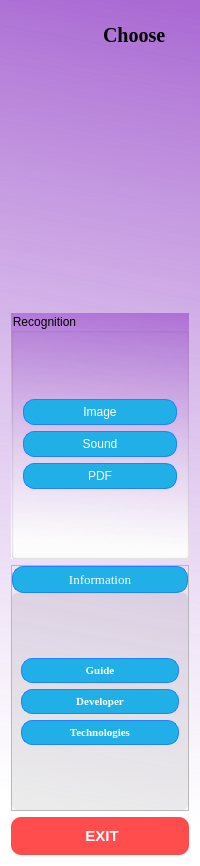
       <widget class="QWidget" name="lateral_menu" native="true">
        <property name="sizePolicy">
         <sizepolicy hsizetype="Expanding" vsizetype="Expanding">
          <horstretch>0</horstretch>
          <verstretch>0</verstretch>
         </sizepolicy>
        </property>
        <property name="styleSheet">
         <string notr="true">QWidget {
	background-color: qlineargradient(spread:pad, x1:1, y1:0.0113636, x2:0.96, y2:0.960227, stop:0 rgba(120, 19, 185, 100), stop:1 rgba(255, 255, 255, 255));
}

QPushButton
{
	background-color: #20afe7;
	color: #ffffff;
	border-style: solid;
	border-width: 1px;
	border-radius: 11px;
	border-color: #2082ff;
	padding: 5px;

}


QPushButton::disabled
{
	background-color: #404040;
	color: #656565;
	border-color: #051a39;

}


QPushButton::hover
{
	background-color: #33bdff;
	color: #ffffff;
	border-style: solid;
	border-width: 1px;
	border-radius: 11px;
	border-color: #2082ff;
	padding: 5px;

}


QPushButton::pressed
{
	background-color: #2082ff;
	color: #ffffff;
	border-style: solid;
	border-width: 1px;
	border-radius: 11px;
	border-color: #2082ff;
	padding: 5px;

}</string>
        </property>
        <layout class="QVBoxLayout" name="verticalLayout_10" stretch="1,5,5,5,0">
         <item>
          <layout class="QHBoxLayout" name="horizontalLayout_2">
           <item>
            <widget class="QLabel" name="icon_in_mmenu">
             <property name="sizePolicy">
              <sizepolicy hsizetype="Expanding" vsizetype="Expanding">
               <horstretch>0</horstretch>
               <verstretch>0</verstretch>
              </sizepolicy>
             </property>
             <property name="styleSheet">
              <string notr="true">background-color: none;</string>
             </property>
             <property name="text">
              <string/>
             </property>
             <property name="pixmap">
              <pixmap resource="icons.qrc">:/feather/feather.svg</pixmap>
             </property>
            </widget>
           </item>
           <item>
            <widget class="QLabel" name="label">
             <property name="sizePolicy">
              <sizepolicy hsizetype="Expanding" vsizetype="Expanding">
               <horstretch>0</horstretch>
               <verstretch>0</verstretch>
              </sizepolicy>
             </property>
             <property name="font">
              <font>
               <family>Times New Roman</family>
               <pointsize>15</pointsize>
               <weight>75</weight>
               <italic>false</italic>
               <bold>true</bold>
               <kerning>true</kerning>
              </font>
             </property>
             <property name="styleSheet">
              <string notr="true">background-color: none;</string>
             </property>
             <property name="text">
              <string>Choose</string>
             </property>
            </widget>
           </item>
          </layout>
         </item>
         <item>
          <spacer name="verticalSpacer">
           <property name="orientation">
            <enum>Qt::Vertical</enum>
           </property>
           <property name="sizeType">
            <enum>QSizePolicy::Expanding</enum>
           </property>
           <property name="sizeHint" stdset="0">
            <size>
             <width>20</width>
             <height>500</height>
            </size>
           </property>
          </spacer>
         </item>
         <item>
          <widget class="QGroupBox" name="group_recognition">
           <property name="styleSheet">
            <string notr="true"/>
           </property>
           <property name="title">
            <string>Recognition</string>
           </property>
           <layout class="QVBoxLayout" name="verticalLayout_9">
            <item>
             <layout class="QVBoxLayout" name="verticalLayout_2">
              <item>
               <widget class="QPushButton" name="but_rimage">
                <property name="text">
                 <string>Image</string>
                </property>
                <property name="icon">
                 <iconset resource="icons.qrc">
                  <normaloff>:/feather/camera.svg</normaloff>:/feather/camera.svg</iconset>
                </property>
                <property name="checkable">
                 <bool>true</bool>
                </property>
               </widget>
              </item>
              <item>
               <widget class="QPushButton" name="but_rsound">
                <property name="text">
                 <string>Sound</string>
                </property>
                <property name="icon">
                 <iconset resource="icons.qrc">
                  <normaloff>:/feather/activity.svg</normaloff>:/feather/activity.svg</iconset>
                </property>
                <property name="checkable">
                 <bool>true</bool>
                </property>
               </widget>
              </item>
              <item>
               <widget class="QPushButton" name="but_pdf">
                <property name="text">
                 <string>PDF</string>
                </property>
                <property name="icon">
                 <iconset resource="icons.qrc">
                  <normaloff>:/feather/book-open.svg</normaloff>:/feather/book-open.svg</iconset>
                </property>
                <property name="checkable">
                 <bool>true</bool>
                </property>
               </widget>
              </item>
             </layout>
            </item>
           </layout>
          </widget>
         </item>
         <item>
          <widget class="QFrame" name="frame_3">
           <property name="styleSheet">
            <string notr="true">#frame_3  {
background-color: none;
}

#frame_2 {	
background-color: rgba(0, 0, 0, 20);
border-radius: 5px;
}</string>
           </property>
           <property name="frameShape">
            <enum>QFrame::StyledPanel</enum>
           </property>
           <property name="frameShadow">
            <enum>QFrame::Raised</enum>
           </property>
           <layout class="QVBoxLayout" name="verticalLayout_4">
            <property name="spacing">
             <number>0</number>
            </property>
            <property name="leftMargin">
             <number>0</number>
            </property>
            <property name="topMargin">
             <number>0</number>
            </property>
            <property name="rightMargin">
             <number>0</number>
            </property>
            <property name="bottomMargin">
             <number>0</number>
            </property>
            <item>
             <widget class="QPushButton" name="but_information">
              <property name="font">
               <font>
                <family>Times New Roman</family>
                <pointsize>10</pointsize>
               </font>
              </property>
              <property name="text">
               <string>Information</string>
              </property>
              <property name="icon">
               <iconset resource="icons.qrc">
                <normaloff>:/feather/align-justify.svg</normaloff>:/feather/align-justify.svg</iconset>
              </property>
              <property name="checkable">
               <bool>true</bool>
              </property>
              <property name="checked">
               <bool>false</bool>
              </property>
             </widget>
            </item>
            <item>
             <widget class="QFrame" name="frame_2">
              <property name="frameShape">
               <enum>QFrame::StyledPanel</enum>
              </property>
              <property name="frameShadow">
               <enum>QFrame::Raised</enum>
              </property>
              <layout class="QVBoxLayout" name="verticalLayout_5">
               <item>
                <layout class="QVBoxLayout" name="verticalLayout_3">
                 <item>
                  <widget class="QPushButton" name="but_guide">
                   <property name="font">
                    <font>
                     <family>Times New Roman</family>
                     <pointsize>8</pointsize>
                     <weight>75</weight>
                     <bold>true</bold>
                    </font>
                   </property>
                   <property name="text">
                    <string>Guide</string>
                   </property>
                   <property name="icon">
                    <iconset resource="icons.qrc">
                     <normaloff>:/feather/help-circle.svg</normaloff>:/feather/help-circle.svg</iconset>
                   </property>
                   <property name="checkable">
                    <bool>true</bool>
                   </property>
                  </widget>
                 </item>
                 <item>
                  <widget class="QPushButton" name="but_developer">
                   <property name="font">
                    <font>
                     <family>Times New Roman</family>
                     <pointsize>8</pointsize>
                     <weight>75</weight>
                     <bold>true</bold>
                    </font>
                   </property>
                   <property name="text">
                    <string>Developer</string>
                   </property>
                   <property name="checkable">
                    <bool>true</bool>
                   </property>
                  </widget>
                 </item>
                 <item>
                  <widget class="QPushButton" name="but_technologies">
                   <property name="font">
                    <font>
                     <family>Times New Roman</family>
                     <pointsize>8</pointsize>
                     <weight>75</weight>
                     <bold>true</bold>
                    </font>
                   </property>
                   <property name="text">
                    <string>Technologies</string>
                   </property>
                   <property name="checkable">
                    <bool>true</bool>
                   </property>
                  </widget>
                 </item>
                </layout>
               </item>
              </layout>
             </widget>
            </item>
           </layout>
          </widget>
         </item>
         <item>
          <widget class="QPushButton" name="but_exit">
           <property name="font">
            <font>
             <pointsize>11</pointsize>
             <weight>75</weight>
             <bold>true</bold>
             <stylestrategy>PreferDefault</stylestrategy>
            </font>
           </property>
           <property name="layoutDirection">
            <enum>Qt::RightToLeft</enum>
           </property>
           <property name="autoFillBackground">
            <bool>false</bool>
           </property>
           <property name="styleSheet">
            <string notr="true">
QPushButton {
    background-color: #ff4d4d;  /* Красный цвет */
    padding: 10px 20px;         /* Отступы встроенных элементов */
    border: none;               /* Убирает рамку */
    border-radius: 10px;        /* Скругление углов */
    transition: background-color 0.3s, transform 0.2s;  /* Плавный переход */
}

QPushButton:hover {
    background-color: #e60000;  /* Темнее при наведении */
}

QPushButton:pressed {
	transition: background-color 1s;
	background-color: rgb(138, 21, 10);
}</string>
           </property>
           <property name="text">
            <string> EXIT</string>
           </property>
           <property name="icon">
            <iconset resource="icons.qrc">
             <normaloff>:/feather/arrow-right-circle.svg</normaloff>:/feather/arrow-right-circle.svg</iconset>
           </property>
           <property name="iconSize">
            <size>
             <width>18</width>
             <height>18</height>
            </size>
           </property>
          </widget>
         </item>
        </layout>
       </widget>
